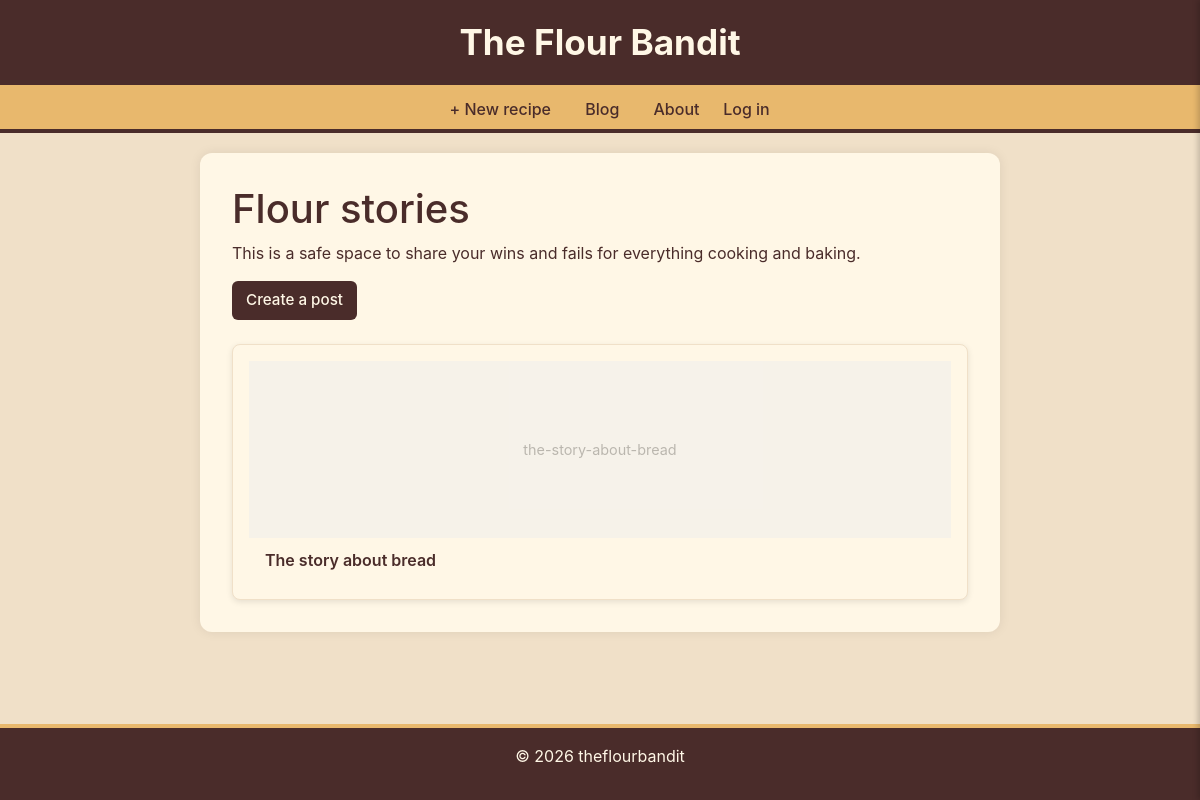
/posts/, run on an earlier commit of the app's database.
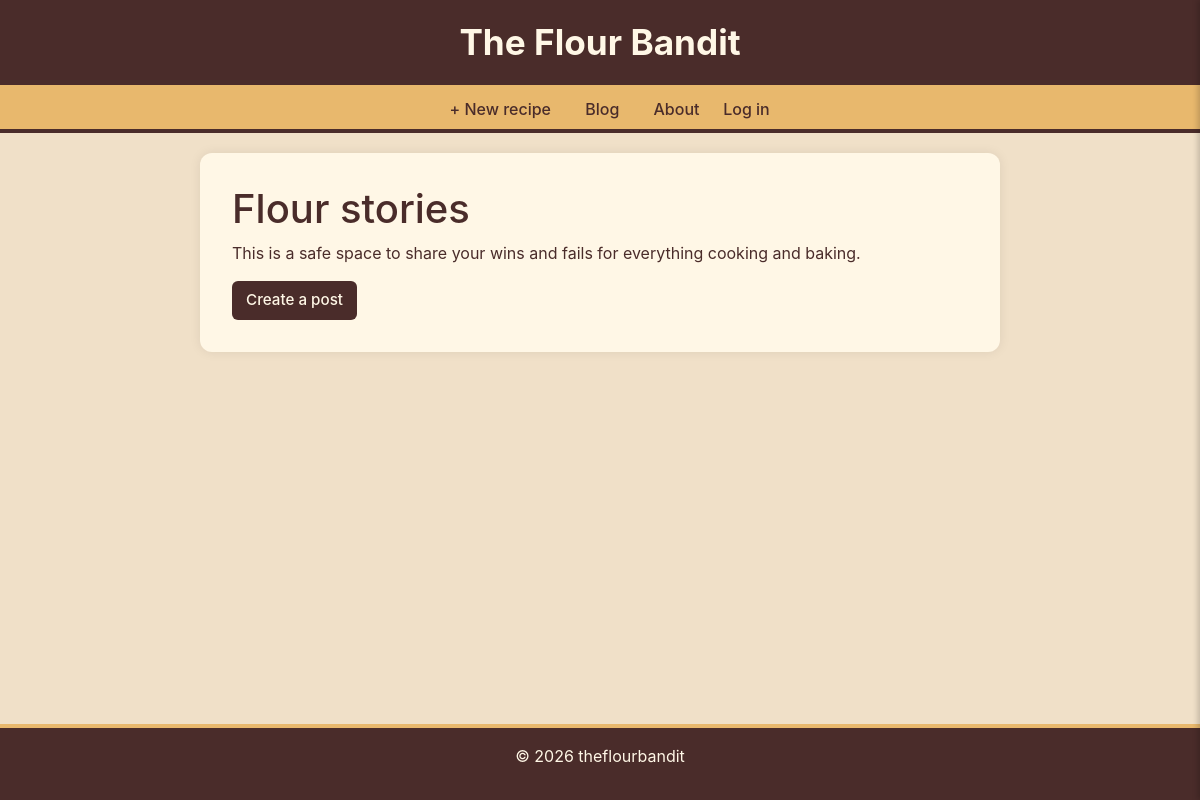
And on a later commit of the database.
### myrecipejournal/models.py (models this page shows, shortened)
class Post(models.Model):
    owner = models.ForeignKey(User,on_delete=models.CASCADE, related_name='posts')
    profile= models.ForeignKey(Profile, related_name="post", on_delete=models.CASCADE)
    title = models.CharField(max_length=200)
    slug = models.SlugField(unique=True, blank=True)
    image= models.ImageField(upload_to="post_photos/", blank=True, null=True)
    sub_title = models.CharField(max_length=200, blank=True, null=True)
    paragraph = models.TextField(max_length=500)
    published = models.DateTimeField(auto_now_add = True)
    class Meta:
        ordering = ["-published"]

### myrecipejournal/views.py (the view)
# urls.py: path('posts/', views.post_list, name="post_list"),
def post_list(request):
    posts = Post.objects.all()
    return render(request, "myrecipejournal/post_list.html", {"posts": posts})

### myrecipejournal/context_processors.py (called while the page is built)
def global_context(request):
    if request.user.is_authenticated:
        return {
            "logged_in": True,
            "name": request.user.username,
        }
    else:
        return {
            "logged_in": False,
            "name": "foodie",
        }

### myrecipejournal/templates/myrecipejournal/post_list.html (shortened to what this page needs)
{% extends './base.html' %}
{% load static %}
{% block content %}
<link rel="stylesheet" href="{% static 'myrecipejournal/css/blog.css' %}">
<div class="posts-page">
    <h1>Flour stories</h1>
    <p>This is a safe space to share your wins and fails for everything cooking and baking.</p>
    <a href="{% url 'post_create' %}" class="btn btn-primary">Create a post</a>
    {% if posts %}
    <div class="posts-grid">
        {% for post in posts %}
                <a href="{% url 'post_detail' post.slug %}" class="post-card">
                    {% if post.image %}
                        <div class="post-card-photo">
                            <img src="{{ post.image.url }}" alt="{{ post.title}}">
                        </div>
                        <div class="post-card-body">
                            <h3 class="post-card-title">{{ post.title}}</h3>
                            <p class="post-card-desc">
                                <strong>{{ post.owner.username}}</strong> {{ post.paragraph| truncatechars:180}}
                            </p>
                        </div>
                    {% else %}
                        <div class="post-card-photo placeholder">
                            {{post.slug}}
                        </div>
                        <div class="post-card-body">
                            <h3 class="post-card-title">{{ post.title}}</h3>
                        </div>
                    {% endif %}
                </a>
        {% endfor %}
    </div>
    {% endif %}
</div>
{% endblock %}

What changed in the data, as far as the page shows it:
removed Post: slug "the-story-about-bread", title "The story about bread"
